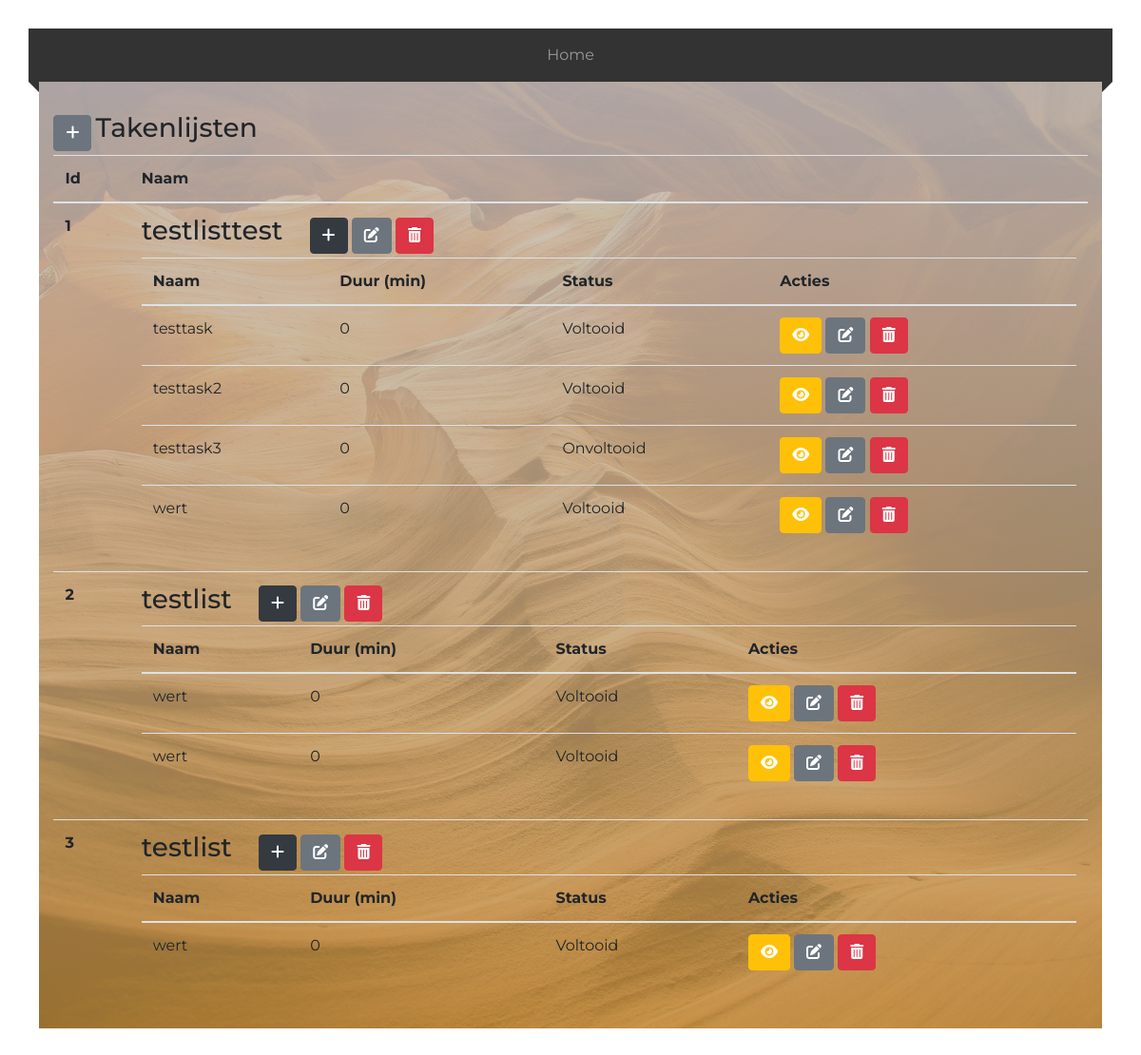
The page / on the database its author committed.
### tables this page shows
CREATE TABLE `tasks` (
  `id` bigint(20) UNSIGNED NOT NULL,
  `list_id` bigint(20) NOT NULL,
  `name` varchar(255) NOT NULL,
  `duration` int(11) NOT NULL,
  `is_done` tinyint(1) NOT NULL
);

CREATE TABLE `tasklists` (
  `list_id` bigint(20) UNSIGNED NOT NULL,
  `list_name` varchar(255) NOT NULL
);

### app/pages/controller/tasklists/show_tasklists_data.php (called while the page is built)
<?php
$count = 1;
$tasklistWithTasks = getTasklistsAndTasks();
$filtered_array = array();
foreach ($tasklistWithTasks as $row){
    if (!isset($filtered_array[ $row['list_id'] ])){
        $filtered_array[ $row['list_id'] ] = array(
            'list_id'   => $row['list_id'],
            'list_name' => $row['list_name'],
            'tasks'     => array()
        );
    }
    $filtered_array[ $row['list_id'] ]['tasks'][] = array(
        'task_id'    => $row['id'],
        'task_name'  => $row['name'],
        'duration'   => $row['duration'],
        'is_done'   => $row['is_done']
    );
}
$filtered_array = array_values($filtered_array);

### app/pages/database/Tasklists.php (called while the page is built, shortened)
<?php
function getTasklistsAndTasks(){
    $conn = ConnectToDatabase();
    $sql = 'SELECT TL.list_id, TL.list_name, T.name, T.duration, T.is_done, T.id FROM tasklists as TL LEFT JOIN tasks as T ON TL.list_id = T.list_id';
    $stmt = $conn->prepare($sql);
    $stmt->execute();
    return $stmt->fetchAll();
}

### index.php (the view, shortened to what this page needs)
<?php
include 'app/pages/controller/tasklists/show_tasklists_data.php';
?>
<!doctype html>
<html lang="nl">
    <head>
        <link rel="stylesheet" href="https://stackpath.bootstrapcdn.com/bootstrap/4.4.1/css/bootstrap.min.css">
        <link rel="stylesheet" href="app/assets/css/stylesheet.css">
    </head>
<body>
    <nav class="navbar navbar-expand-lg navbar-dark">
        <div class="collapse navbar-collapse" id="navbarNav">
            <ul class="navbar-nav mx-auto">
                <li class="nav-item">
                    <a class="nav-link" href="index.php" onclick="">Home</a>
                </li>
            </ul>
        </div>
    </nav>
<div class="container col-12">
    <div class="row">
        <div class="col-12 list">
            <div class="button-container d-inline-block mb-1">
                <a href="app/pages/view/add_tasklist.php"><button type="button" class="btn btn-secondary"><i class="fas fa-plus"></i></button></i></a>
            </div>
            <h3 class="d-inline-block">Takenlijsten</h3>
            <table class="table">
                <thead>
                <tr>
                    <th scope="col">Id</th>
                    <th scope="col">Naam</th>
                </tr>
                </thead>
                <tbody>
                <?php foreach ($filtered_array as $tasklist) {?>
                    <tr>
                        <th scope="row"><?php echo $count; ?></th>
                        <td><h3 class="d-inline-block mr-4"><?php echo $tasklist['list_name']; ?></h3>
                            <div class="mb-1 d-inline-block">
                                <a href="app/pages/view/add_task.php?list_id=<?php echo $tasklist['list_id']; ?>"><button type="button" class="btn btn-dark"><i class="fas fa-plus"></i></button></a>
                                <a href="app/pages/view/edit_tasklist.php?list_id=<?php echo $tasklist['list_id']; ?>"><button type="button" class="btn btn-secondary d-inline-block" ><i class="fas fa-edit"></i></button></a>
                                <a href="app/pages/controller/tasklists/delete_tasklists_data.php?list_id=<?php echo $tasklist['list_id']; ?>" onclick="return validation()" id="delete_tasklist_<?php echo $count ?>"><button type="button" class="btn btn-danger d-inline-block"><i class="fas fa-trash-alt"></i></button></a>
                            </div>
                            <?php if ($tasklist['tasks'][0]['task_id'] != null){ ?>
                            <table class="table">
                                <thead>
                                <tr>
                                    <th scope="col">Naam</th>
                                    <th scope="col">Duur (min)</th>
                                    <th scope="col">Status</th>
                                    <th scope="col">Acties</th>
                                </tr>
                                </thead>
                                <tbody>
                                <?php for ($taskIndex = 0; $taskIndex < count($tasklist['tasks']); $taskIndex++){ ?>
                                    <tr>
                                        <td><?php echo $tasklist['tasks'][$taskIndex]['task_name'] ?></td>
                                        <td><?php echo $tasklist['tasks'][$taskIndex]['duration'] ?></td>
                                        <td><?php
                                            if($tasklist['tasks'][$taskIndex]['is_done'] == 1){
                                                echo 'Voltooid';
                                            }
                                            else {
                                                echo 'Onvoltooid';
                                            }
                                            ?>
                                        </td>
                                        <td>
                                            <a href="app/pages/view/show_task.php?task_id=<?php echo $tasklist['tasks'][$taskIndex]['task_id']; ?>"><button type="button" class="btn btn-warning"><i class="fas fa-eye text-white"></i></button></a>
                                            <a href="#"><button type="button" class="btn btn-secondary d-inline-block" ><i class="fas fa-edit"></i></button></a>
                                            <a href="#" onclick="return validation()" id="delete_tasklist_<?php echo $count ?>"><button type="button" class="btn btn-danger d-inline-block"><i class="fas fa-trash-alt"></i></button></a>
                                        </td>
                                    </tr>
                                <?php } ?>
                                </tbody>
                            </table>
                            <?php } ?>
                        </td>
                    </tr>
                    <?php $count++;} ?>
                </tbody>
            </table>
        </div>
    </div>
</div>
</body>
</html>

### app/assets/css/stylesheet.css (style rules this page uses)
* { margin: 0; padding: 0; }
body, html { height: 100%; overflow-y: hidden; }
body { padding: 30px 30px; font-family: 'Montserrat', sans-serif; }
nav { background-color: #333 !important; top: 0; left: 0; }
nav::before { position: absolute; content: ""; left: 0; top: 100%; border-top: 10px solid #333; border-right: 10px solid #333; border-left: 10px solid transparent; border-bottom: 10px solid transparent; }
nav::after { position: absolute; content: ""; right: 0; top: 100%; border-top: 10px solid #333; border-left: 10px solid #333; border-right: 10px solid transparent; border-bottom: 10px solid transparent; }
.container { background-image: linear-gradient(to bottom, rgba(255,255,255,0.8), rgba(255,196,85,0.7)), url("../img/background2.jpg"); height: 90vh; width: 98%; background-position: top; background-size: cover; }
.list { height: 90vh; padding-top: 2rem; background-color: rgba(0,0,0, 0.2); overflow-y: scroll !important; }

### rows shown on the page
tasks: name "testtask", duration "0", is_done "Voltooid"
tasks: name "testtask2", duration "0", is_done "Voltooid"
tasks: name "testtask3", duration "0", is_done "Onvoltooid"
tasks: name "wert", duration "0", is_done "Voltooid"
tasks: name "wert", duration "0", is_done "Voltooid"
tasks: name "wert", duration "0", is_done "Voltooid"
tasks: list.list_name "testlist", name "wert", duration "0", is_done "Voltooid"

### other values the page prints
$tasklist['list_name'] "testlisttest"
$tasklist['list_name'] "testlist"
